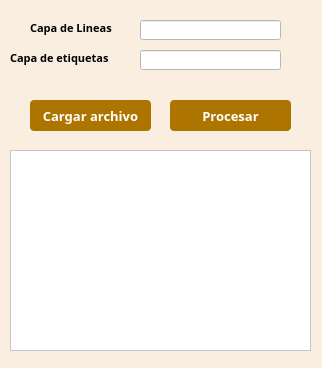
<?xml version="1.0" encoding="UTF-8"?>
<ui version="4.0">
 <class>IntegracionDialogBase</class>
 <widget class="QDialog" name="IntegracionDialogBase">
  <property name="geometry">
   <rect>
    <x>0</x>
    <y>0</y>
    <width>322</width>
    <height>368</height>
   </rect>
  </property>
  <property name="minimumSize">
   <size>
    <width>321</width>
    <height>367</height>
   </size>
  </property>
  <property name="maximumSize">
   <size>
    <width>322</width>
    <height>368</height>
   </size>
  </property>
  <property name="windowTitle">
   <string>Integracion</string>
  </property>
  <property name="styleSheet">
   <string notr="true">background : rgb(250,238,224);</string>
  </property>
  <widget class="QPushButton" name="btnCargar">
   <property name="geometry">
    <rect>
     <x>30</x>
     <y>100</y>
     <width>121</width>
     <height>31</height>
    </rect>
   </property>
   <property name="font">
    <font>
     <family>Century Gothic</family>
     <pointsize>10</pointsize>
     <weight>75</weight>
     <bold>true</bold>
    </font>
   </property>
   <property name="styleSheet">
    <string notr="true">QPushButton{
background : rgb(174, 116, 0);
color : rgb(255, 255, 255);
border-radius : 4px;
}
QPushButton::hover{
background : rgb(104, 69, 13);
color : rgb(255, 255, 255);
border-radius : 4px;
}
QPushButton:disabled {
background: rgb(217, 217, 217)
}</string>
   </property>
   <property name="text">
    <string>Cargar archivo</string>
   </property>
  </widget>
  <widget class="QLabel" name="label">
   <property name="geometry">
    <rect>
     <x>30</x>
     <y>20</y>
     <width>101</width>
     <height>16</height>
    </rect>
   </property>
   <property name="font">
    <font>
     <family>Century Gothic</family>
     <pointsize>8</pointsize>
     <weight>75</weight>
     <bold>true</bold>
    </font>
   </property>
   <property name="text">
    <string>Capa de Lineas</string>
   </property>
  </widget>
  <widget class="QLabel" name="label_2">
   <property name="geometry">
    <rect>
     <x>10</x>
     <y>50</y>
     <width>111</width>
     <height>16</height>
    </rect>
   </property>
   <property name="font">
    <font>
     <family>Century Gothic</family>
     <pointsize>8</pointsize>
     <weight>75</weight>
     <bold>true</bold>
    </font>
   </property>
   <property name="text">
    <string>Capa de etiquetas</string>
   </property>
  </widget>
  <widget class="QTextEdit" name="areaInfo">
   <property name="enabled">
    <bool>false</bool>
   </property>
   <property name="geometry">
    <rect>
     <x>10</x>
     <y>150</y>
     <width>301</width>
     <height>201</height>
    </rect>
   </property>
   <property name="font">
    <font>
     <family>Century Gothic</family>
    </font>
   </property>
   <property name="styleSheet">
    <string notr="true">background: rgb(255,255,255)</string>
   </property>
  </widget>
  <widget class="QPushButton" name="btnProcesar">
   <property name="geometry">
    <rect>
     <x>170</x>
     <y>100</y>
     <width>121</width>
     <height>31</height>
    </rect>
   </property>
   <property name="font">
    <font>
     <family>Century Gothic</family>
     <pointsize>10</pointsize>
     <weight>75</weight>
     <bold>true</bold>
    </font>
   </property>
   <property name="styleSheet">
    <string notr="true">QPushButton{
background : rgb(174, 116, 0);
color : rgb(255, 255, 255);
border-radius : 4px;
}
QPushButton::hover{
background : rgb(104, 69, 13);
color : rgb(255, 255, 255);
border-radius : 4px;
}
QPushButton:disabled {
background: rgb(217, 217, 217)
}</string>
   </property>
   <property name="text">
    <string>Procesar</string>
   </property>
  </widget>
  <widget class="QLineEdit" name="fldLineas">
   <property name="enabled">
    <bool>false</bool>
   </property>
   <property name="geometry">
    <rect>
     <x>140</x>
     <y>20</y>
     <width>141</width>
     <height>20</height>
    </rect>
   </property>
   <property name="font">
    <font>
     <family>Century Gothic</family>
     <pointsize>10</pointsize>
    </font>
   </property>
   <property name="styleSheet">
    <string notr="true">background: rgb(255,255,255)</string>
   </property>
  </widget>
  <widget class="QLineEdit" name="fldPuntos">
   <property name="enabled">
    <bool>false</bool>
   </property>
   <property name="geometry">
    <rect>
     <x>140</x>
     <y>50</y>
     <width>141</width>
     <height>20</height>
    </rect>
   </property>
   <property name="font">
    <font>
     <family>Century Gothic</family>
     <pointsize>10</pointsize>
    </font>
   </property>
   <property name="styleSheet">
    <string notr="true">background: rgb(255,255,255)</string>
   </property>
  </widget>
 </widget>
 <resources/>
 <connections/>
</ui>
